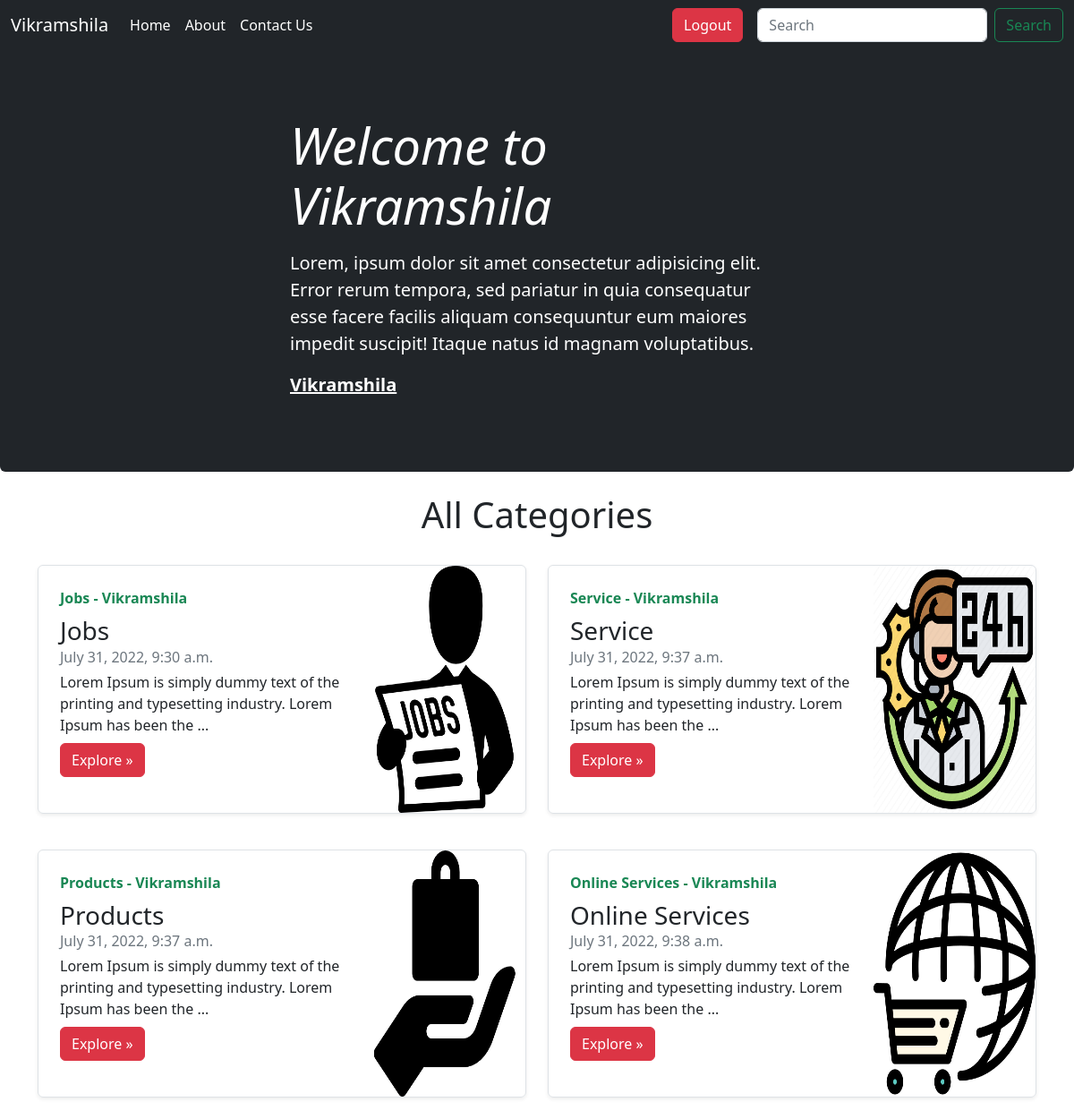
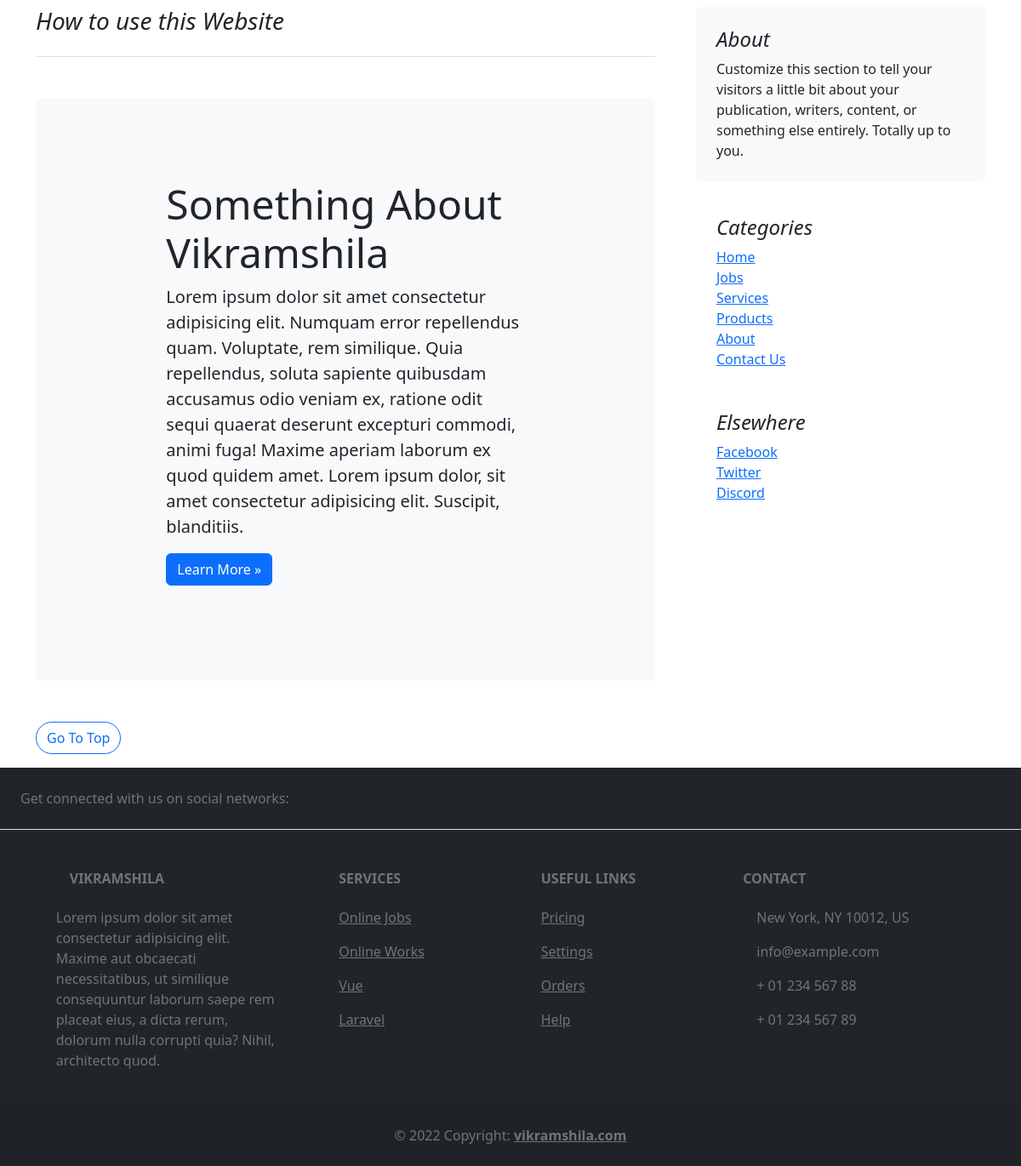
The app's page / (signed in) with its own data (2 pictures, top to bottom).
### home/models.py (models this page shows, shortened)
class Categorie(models.Model):
    title = models.CharField(max_length=120, unique=True, primary_key=True)
    description = models.TextField()
    slug = models.SlugField(default="/")
    image = models.ImageField(upload_to="category/", null=True, blank=True)
    datetime = models.DateTimeField(default= timezone.now)

### home/views.py (the view)
# urls.py: path('', views.index, name="Home"),
def index(request):
    allCategories = Categorie.objects.all()
    return render(request, "home/index.html",{"categories":allCategories})

### templates/home/index.html (shortened to what this page needs)
{% extends "base.html" %}
{%load static %}
{% load thumbnail %}
{% block body %}
<div class="p-4 p-md-5 mb-4 rounded text-bg-dark"
    style="position: relative;margin-top: 47px; display: flex;height: 60vh;justify-content: center;align-items: center;">
    <div class="col-md-6 px-0">
        <h1 class="display-4 fst-italic">Welcome to Vikramshila</h1>
        <p class="lead my-3">Lorem, ipsum dolor sit amet consectetur adipisicing elit. Error rerum tempora, sed
            pariatur in quia consequatur esse facere facilis aliquam consequuntur eum maiores impedit suscipit!
            Itaque natus id magnam voluptatibus.</p>
        <p class="lead mb-0"><a href="/" class="text-white fw-bold">Vikramshila</a></p>
    </div>
</div>
<main class="container my-3">
    <h1 class="text-center m-3">All Categories</h1>
    <div class="row mb-2">
        {% for category in categories %}
        <form action="/{{ category.slug }}/" method="post" class="col-md-6">
                <div
                    class="my-3 row g-0 border rounded overflow-hidden flex-md-row mb-4 shadow-sm h-md-250 position-relative">
                    <div class="col p-4 d-flex flex-column position-static">
                        <strong class="d-inline-block mb-2 text-success">{{category.title}} - Vikramshila</strong>
                        <h3 class="mb-0">{{category.title}}</h3>
                        <div class="mb-1 text-muted">{{category.datetime}}</div>
                            <p class="card-text mb-auto">{{category.description|slice:":100"}}...
                        </p>
                        <p>
                            <button class="btn btn-danger mt-2" >Explore »</button>
                        </p>
                    </div>
                    <div class="col-md-4 d-none d-lg-block">
                        {% thumbnail category.image "200x200" as im %}
                            <img src="{{ im.url }}" style="width: 100%;height: 100%;">
                        {% endthumbnail %}
                    </div>
                </div>
        </form>
        {% endfor %}
    </div>
    <div class="row g-5">
        <div class="col-md-8">
            <h3 class="pb-4 mb-4 fst-italic border-bottom">
                How to use this Website
            </h3>
            <div class="bg-light p-5 rounded my-5">
                <div class="col-sm-8 py-5 mx-auto">
                    <h1 class="display-5 fw-normal">Something About Vikramshila</h1>
                    <p class="fs-5">Lorem ipsum dolor sit amet consectetur adipisicing elit. Numquam error
                        repellendus quam. Voluptate, rem similique. Quia repellendus, soluta sapiente quibusdam
                        accusamus odio veniam ex, ratione odit sequi quaerat deserunt excepturi commodi, animi fuga!
                        Maxime aperiam laborum ex quod quidem amet. Lorem ipsum dolor, sit amet consectetur
                        adipisicing elit. Suscipit, blanditiis.</p>
                    <p>
                        <a class="btn btn-primary" href="about/" role="button">Learn More »</a>
                    </p>
                </div>
            </div>
            <nav class="blog-pagination" aria-label="Pagination">
                <a class="btn btn-outline-primary rounded-pill" href="#">Go To Top</a>
            </nav>
        </div>
        <div class="col-md-4">
            <div class="position-sticky" style="top: 2rem;">
                <div class="p-4 mb-3 bg-light rounded">
                    <h4 class="fst-italic">About</h4>
                    <p class="mb-0">Customize this section to tell your visitors a little bit about your
                        publication, writers, content, or something else entirely. Totally up to you.</p>
                </div>
                <div class="p-4">
                    <h4 class="fst-italic">Categories</h4>
                    <ol class="list-unstyled mb-0">
                        <li><a href="/">Home</a></li>
                        <li><a href="jobs/">Jobs</a></li>
                        <li><a href="services/">Services</a></li>
                        <li><a href="products/">Products</a></li>
                        <li><a href="about/">About</a></li>
                        <li><a href="contact/">Contact Us</a></li>
                    </ol>
                </div>
                <div class="p-4">
                    <h4 class="fst-italic">Elsewhere</h4>
                    <ol class="list-unstyled">
                        <li><a href="#">Facebook</a></li>
                        <li><a href="#">Twitter</a></li>
                        <li><a href="#">Discord</a></li>
                    </ol>
                </div>
            </div>
        </div>
    </div>
</main>
{% endblock %}

### records on screen
Categorie: title "Jobs", datetime "July 31, 2022, 9:30 a.m.", description "Lorem Ipsum is simply dummy text of the printing and typesetting industry. Lorem Ipsum has been the", shows a picture
Categorie: title "Service", datetime "July 31, 2022, 9:37 a.m.", description "Lorem Ipsum is simply dummy text of the printing and typesetting industry. Lorem Ipsum has been the", shows a picture
Categorie: title "Products", datetime "July 31, 2022, 9:37 a.m.", description "Lorem Ipsum is simply dummy text of the printing and typesetting industry. Lorem Ipsum has been the", shows a picture
Categorie: title "Online Services", datetime "July 31, 2022, 9:38 a.m.", description "Lorem Ipsum is simply dummy text of the printing and typesetting industry. Lorem Ipsum has been the", shows a picture
